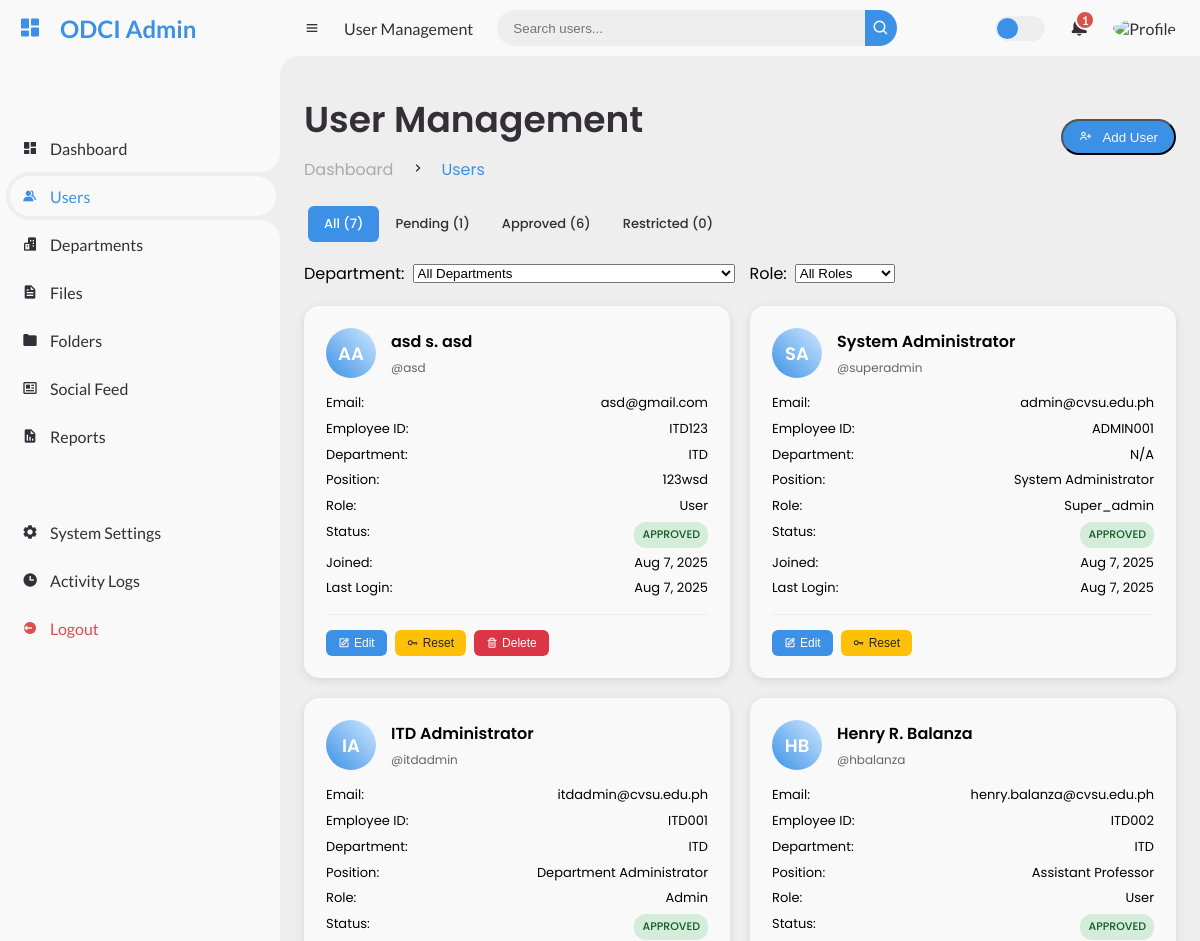
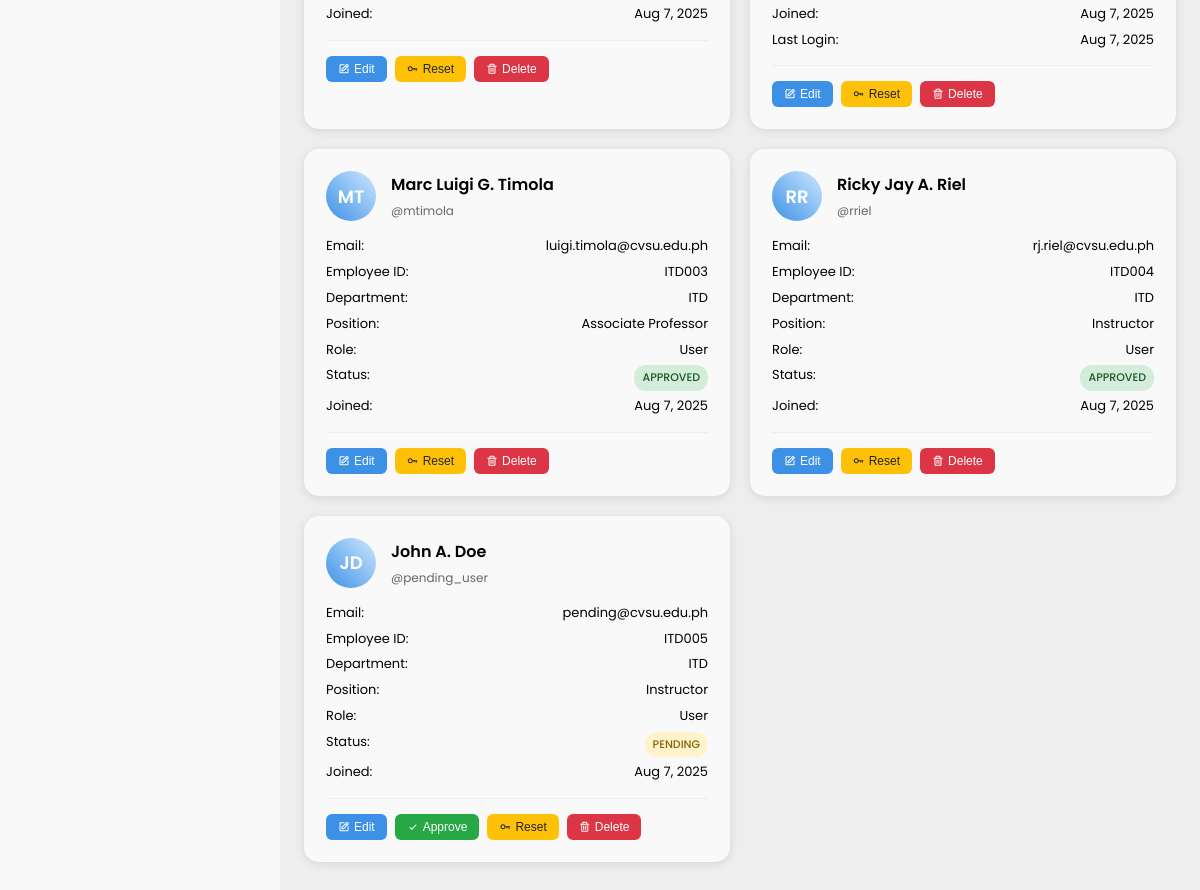
/roles/superadmin/users.php (signed in), run on the app's committed database (2 pictures, top to bottom).
### tables this page shows
CREATE TABLE `users` (
  `id` int(11) NOT NULL,
  `username` varchar(50) NOT NULL,
  `email` varchar(255) NOT NULL,
  `password` varchar(255) NOT NULL,
  `role` enum('admin','user','super_admin') NOT NULL DEFAULT 'user',
  `is_approved` tinyint(1) NOT NULL DEFAULT 0,
  `name` varchar(100) NOT NULL,
  `mi` varchar(5) DEFAULT NULL,
  `surname` varchar(100) NOT NULL,
  `employee_id` varchar(20) DEFAULT NULL,
  `position` varchar(100) DEFAULT NULL,
  `department_id` int(11) DEFAULT NULL,
  `is_restricted` tinyint(1) DEFAULT 0,
  `profile_image` varchar(255) DEFAULT NULL,
  `phone` varchar(20) DEFAULT NULL,
  `address` text DEFAULT NULL,
  `date_of_birth` date DEFAULT NULL,
  `hire_date` date DEFAULT NULL,
  `last_login` datetime DEFAULT NULL,
  `failed_login_attempts` int(11) DEFAULT 0,
  `account_locked_until` datetime DEFAULT NULL,
  `email_verified` tinyint(1) DEFAULT 0,
  `email_verification_token` varchar(255) DEFAULT NULL,
  `password_reset_token` varchar(255) DEFAULT NULL,
  `password_reset_expires` datetime DEFAULT NULL,
  `created_at` datetime DEFAULT current_timestamp(),
  `updated_at` datetime DEFAULT current_timestamp() ON UPDATE current_timestamp(),
  `created_by` int(11) DEFAULT NULL,
  `approved_by` int(11) DEFAULT NULL,
  `approved_at` datetime DEFAULT NULL
);

CREATE TABLE `departments` (
  `id` int(11) NOT NULL,
  `department_code` varchar(10) NOT NULL,
  `department_name` varchar(100) NOT NULL,
  `description` text DEFAULT NULL,
  `head_of_department` varchar(100) DEFAULT NULL,
  `contact_email` varchar(255) DEFAULT NULL,
  `contact_phone` varchar(20) DEFAULT NULL,
  `created_at` datetime DEFAULT current_timestamp(),
  `updated_at` datetime DEFAULT current_timestamp() ON UPDATE current_timestamp(),
  `is_active` tinyint(1) DEFAULT 1
);

### roles/superadmin/assets/script/users-script.php (called while the page is built, shortened)
<?php
    require_once '../../includes/config.php';
    require_once '../../includes/auth_check.php';
    $currentUser = requireSuperAdmin();
    $search = $_GET['search'] ?? '';
    $filter = $_GET['filter'] ?? 'all';
    $page = intval($_GET['page'] ?? 1);
    $limit = 20;
    $offset = ($page - 1) * $limit;
    $where = ["1=1"];
    $params = [];
    $whereClause = implode(' AND ', $where);
    $stmt = $pdo->prepare("
        SELECT u.*, d.department_name, d.department_code,
            approver.name as approver_name, approver.mi as approver_mi, approver.surname as approver_surname
        FROM users u
        LEFT JOIN departments d ON u.department_id = d.id
        LEFT JOIN users approver ON u.approved_by = approver.id
        WHERE $whereClause
        ORDER BY u.created_at DESC
        LIMIT $limit OFFSET $offset
    ");
    $stmt->execute($params);
    $users = $stmt->fetchAll();
    $counts = [
        'all' => 0,
        'pending' => 0,
        'approved' => 0,
        'restricted' => 0
    ];
    $stmt = $pdo->query("
        SELECT
            COUNT(*) as total,
            SUM(CASE WHEN is_approved = 0 THEN 1 ELSE 0 END) as pending,
            SUM(CASE WHEN is_approved = 1 THEN 1 ELSE 0 END) as approved,
            SUM(CASE WHEN is_restricted = 1 THEN 1 ELSE 0 END) as restricted
        FROM users
    ");
    $countData = $stmt->fetch();
    $counts['all'] = $countData['total'];
    $counts['pending'] = $countData['pending'];
    $counts['approved'] = $countData['approved'];
    $counts['restricted'] = $countData['restricted'];
?>

### includes/auth_check.php (called while the page is built, shortened)
<?php
require_once 'config.php';
function checkRememberToken($pdo) {
    return false;
}
function requireAuth($redirectTo = 'login.php') {
    global $pdo;
    $currentUser = getCurrentUser($pdo);
    return $currentUser;
}
function requireRole($roles, $redirectTo = 'dashboard.php') {
    $user = requireAuth();
    return $user;
}
function requireSuperAdmin($redirectTo = 'dashboard.php') {
    return requireRole(['super_admin'], $redirectTo);
}
?>

### includes/config.php (called while the page is built, shortened)
<?php
function isLoggedIn() {
    return isset($_SESSION['user_id']) && !empty($_SESSION['user_id']);
}
function getCurrentUser($pdo) {
    $stmt = $pdo->prepare("SELECT * FROM v_users_detailed WHERE id = ?");
    $stmt->execute([$_SESSION['user_id']]);
    return $stmt->fetch();
}
?>

### roles/superadmin/users.php (the view, shortened to what this page needs)
<?php include 'assets/script/users-script.php' ?>
<!DOCTYPE html>
<html lang="en">
<head>
    <link href='https://unpkg.com/boxicons@2.0.9/css/boxicons.min.css' rel='stylesheet'>
    <link rel="stylesheet" href="assets/css/style.css">
</head>
<body>
    <section id="sidebar">
        <a href="#" class="brand">
            <i class='bx bxs-dashboard'></i>
            <span class="text">ODCI Admin</span>
        </a>
        <ul class="side-menu top">
            <li>
                <a href="dashboard.php">
                    <i class='bx bxs-dashboard'></i>
                    <span class="text">Dashboard</span>
                </a>
            </li>
            <li class="active">
                <a href="users.php">
                    <i class='bx bxs-group'></i>
                    <span class="text">Users</span>
                </a>
            </li>
            <li>
                <a href="departments.php">
                    <i class='bx bxs-buildings'></i>
                    <span class="text">Departments</span>
                </a>
            </li>
            <li>
                <a href="files.php">
                    <i class='bx bxs-file'></i>
                    <span class="text">Files</span>
                </a>
            </li>
            <li>
                <a href="folders.php">
                    <i class='bx bxs-folder'></i>
                    <span class="text">Folders</span>
                </a>
            </li>
            <li>
                <a href="social_feed.php">
                    <i class='bx bx-news'></i>
                    <span class="text">Social Feed</span>
                </a>
            </li>
            <li>
                <a href="reports.php">
                    <i class='bx bxs-report'></i>
                    <span class="text">Reports</span>
                </a>
            </li>
        </ul>
        <ul class="side-menu">
            <li>
                <a href="settings.php">
                    <i class='bx bxs-cog'></i>
                    <span class="text">System Settings</span>
                </a>
            </li>
            <li>
                <a href="activity_logs.php">
                    <i class='bx bxs-time'></i>
                    <span class="text">Activity Logs</span>
                </a>
            </li>
            <li>
                <a href="logout.php" class="logout">
                    <i class='bx bxs-log-out-circle'></i>
                    <span class="text">Logout</span>
                </a>
            </li>
        </ul>
    </section>
    <section id="content">
        <nav>
            <i class='bx bx-menu'></i>
            <a href="#" class="nav-link">User Management</a>
            <form action="" method="GET">
                <div class="form-input">
                    <input type="search" name="search" placeholder="Search users..." value="<?php echo htmlspecialchars($search); ?>">
                    <button type="submit" class="search-btn"><i class='bx bx-search'></i></button>
                </div>
            </form>
            <label for="switch-mode" class="switch-mode"></label>
            <a href="notifications.php" class="notification">
                <?php if ($counts['pending'] > 0): ?>
                    <span class="num"><?php echo $counts['pending']; ?></span>
                <?php endif; ?>
            </a>
            <a href="profile.php" class="profile">
                <img src="<?php echo $currentUser['profile_image'] ?? 'assets/img/default-avatar.png'; ?>" alt="Profile">
            </a>
        </nav>
        <main>
            <div class="head-title">
                <div class="left">
                    <h1>User Management</h1>
                    <ul class="breadcrumb">
                        <li><a href="dashboard.php">Dashboard</a></li>
                        <li><i class='bx bx-chevron-right'></i></li>
                        <li><a class="active" href="#">Users</a></li>
                    </ul>
                </div>
                <button onclick="openModal('createUserModal')" class="btn-download">
                    <i class='bx bx-user-plus'></i>
                    <span class="text">Add User</span>
                </button>
            </div>
            <div class="filters">
                <div class="filter-tabs">
                    <a href="?<?php echo http_build_query(array_merge($_GET, ['filter' => 'all', 'page' => 1])); ?>"
                       class="filter-tab <?php echo $filter === 'all' ? 'active' : ''; ?>">
                        All (<?php echo $counts['all']; ?>)
                    </a>
                    <a href="?<?php echo http_build_query(array_merge($_GET, ['filter' => 'pending', 'page' => 1])); ?>"
                       class="filter-tab <?php echo $filter === 'pending' ? 'active' : ''; ?>">
                        Pending (<?php echo $counts['pending']; ?>)
                    </a>
                    <a href="?<?php echo http_build_query(array_merge($_GET, ['filter' => 'approved', 'page' => 1])); ?>"
                       class="filter-tab <?php echo $filter === 'approved' ? 'active' : ''; ?>">
                        Approved (<?php echo $counts['approved']; ?>)
                    </a>
                    <a href="?<?php echo http_build_query(array_merge($_GET, ['filter' => 'restricted', 'page' => 1])); ?>"
                       class="filter-tab <?php echo $filter === 'restricted' ? 'active' : ''; ?>">
                        Restricted (<?php echo $counts['restricted']; ?>)
                    </a>
                </div>
                <div class="filter-group">
                    <label for="department-filter">Department:</label>
                    <select id="department-filter" onchange="filterUsers()">
                        <option value="">All Departments</option>
                    </select>
                </div>
                <div class="filter-group">
                    <label for="role-filter">Role:</label>
                    <select id="role-filter" onchange="filterUsers()">
                        <option value="">All Roles</option>
                    </select>
                </div>
            </div>
            <div class="user-grid">
                <?php foreach ($users as $user): ?>
                    <div class="user-card">
                        <div class="user-header">
                            <div class="user-avatar">
                                <?php echo strtoupper(substr($user['name'], 0, 1) . substr($user['surname'], 0, 1)); ?>
                            </div>
                            <div class="user-info">
                                <h3><?php echo htmlspecialchars($user['name'] . ' ' . ($user['mi'] ? $user['mi'] . '. ' : '') . $user['surname']); ?></h3>
                                <p>@<?php echo htmlspecialchars($user['username']); ?></p>
                            </div>
                        </div>
                        <div class="user-details">
                            <div>
                                <span>Email:</span>
                                <span><?php echo htmlspecialchars($user['email']); ?></span>
                            </div>
                            <div>
                                <span>Employee ID:</span>
                                <span><?php echo htmlspecialchars($user['employee_id'] ?? 'N/A'); ?></span>
                            </div>
                            <div>
                                <span>Department:</span>
                                <span><?php echo htmlspecialchars($user['department_code'] ?? 'N/A'); ?></span>
                            </div>
                            <div>
                                <span>Position:</span>
                                <span><?php echo htmlspecialchars($user['position'] ?? 'N/A'); ?></span>
                            </div>
                            <div>
                                <span>Role:</span>
                                <span style="text-transform: capitalize;"><?php echo htmlspecialchars($user['role']); ?></span>
                            </div>
                            <div>
                                <span>Status:</span>
                                <span class="user-status <?php
                                    if (!$user['is_approved']) echo 'status-pending';
                                    elseif ($user['is_restricted']) echo 'status-restricted';
                                    else echo 'status-approved';
                                ?>">
                                    <?php
                                    if (!$user['is_approved']) echo 'Pending';
                                    elseif ($user['is_restricted']) echo 'Restricted';
                                    else echo 'Approved';
                                    ?>
                                </span>
                            </div>
                            <div>
                                <span>Joined:</span>
                                <span><?php echo date('M j, Y', strtotime($user['created_at'])); ?></span>
                            </div>
                            <?php if ($user['last_login']): ?>
                                <div>
                                    <span>Last Login:</span>
                                    <span><?php echo date('M j, Y', strtotime($user['last_login'])); ?></span>
                                </div>
                            <?php endif; ?>
                        </div>
                        <div class="user-actions">
                            <button onclick="editUser(<?php echo $user['id']; ?>)" class="btn btn-primary">
                                <i class='bx bx-edit'></i> Edit
                            </button>
                            <?php if (!$user['is_approved']): ?>
                                <button onclick="approveUser(<?php echo $user['id']; ?>)" class="btn btn-success">
                                    <i class='bx bx-check'></i> Approve
                                </button>
                            <?php endif; ?>
                            <button onclick="resetPassword(<?php echo $user['id']; ?>)" class="btn btn-warning">
                                <i class='bx bx-key'></i> Reset
                            </button>
                            <?php if ($user['role'] !== 'super_admin'): ?>
                                <button onclick="deleteUser(<?php echo $user['id']; ?>, '<?php echo htmlspecialchars($user['name'] . ' ' . $user['surname']); ?>')" class="btn btn-danger">
                                    <i class='bx bx-trash'></i> Delete
                                </button>
                            <?php endif; ?>
                        </div>
                    </div>
                <?php endforeach; ?>
            </div>
        </main>
    </section>
</body>
</html>

### data on the page
users: name+surname "AA", name+mi+surname "asd s. asd", username "asd", email "asd@gmail.com", employee "ITD123", department.department_code "ITD", position "123wsd", role "User", is_approved "APPROVED", created_at "Aug 7, 2025", last_login "Aug 7, 2025"
users: name+surname "SA", name+mi+surname "System Administrator", username "superadmin", email "admin@cvsu.edu.ph", employee "ADMIN001", department_code "N/A", position "System Administrator", role "Super_admin", is_approved "APPROVED", created_at "Aug 7, 2025", last_login "Aug 7, 2025"
users: name+surname "IA", name+mi+surname "ITD Administrator", username "itdadmin", email "itdadmin@cvsu.edu.ph", employee "ITD001", department.department_code "ITD", position "Department Administrator", role "Admin", is_approved "APPROVED", created_at "Aug 7, 2025"
users: name+surname "HB", name+mi+surname "Henry R. Balanza", username "hbalanza", email "henry.balanza@cvsu.edu.ph", employee "ITD002", department.department_code "ITD", position "Assistant Professor", role "User", is_approved "APPROVED", created_at "Aug 7, 2025", last_login "Aug 7, 2025"
users: name+surname "MT", name+mi+surname "Marc Luigi G. Timola", username "mtimola", email "luigi.timola@cvsu.edu.ph", employee "ITD003", department.department_code "ITD", position "Associate Professor", role "User", is_approved "APPROVED", created_at "Aug 7, 2025"
users: name+surname "RR", name+mi+surname "Ricky Jay A. Riel", username "rriel", email "rj.riel@cvsu.edu.ph", employee "ITD004", department.department_code "ITD", position "Instructor", role "User", is_approved "APPROVED", created_at "Aug 7, 2025"
users: name+surname "JD", name+mi+surname "John A. Doe", username "pending_user", email "pending@cvsu.edu.ph", employee "ITD005", department.department_code "ITD", position "Instructor", role "User", is_approved "PENDING", created_at "Aug 7, 2025"

### other printed values
$counts['pending'] "1"
$counts['all'] "7"
$counts['approved'] "6"
$counts['restricted'] "0"
